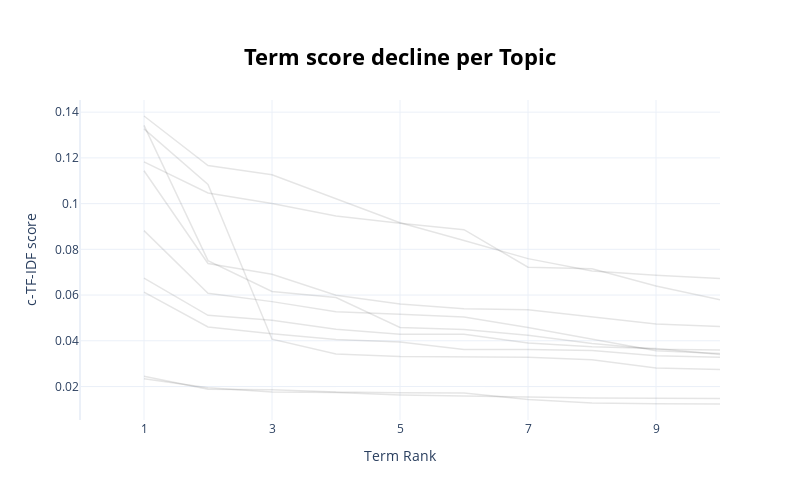

The code cell stored with this chart in its notebook:
### Markdown cell above
### Visualize Term Score Decline

### Code cell
topic_model.visualize_term_rank()

### Figure 1 — Plotly figure (JSON) as saved in the notebook; plotly's stock layout.template omitted (floating-point values rounded to 4 significant figures)
{"data": [{"hovertext": "<b>Topic -1</b>:sầu_riêng_ngân_hàng_vay_xe_lan_iph", "line": {"color": "black", "width": 1.5}, "mode": "lines+lines", "name": "", "opacity": 0.1, "type": "scatter", "x": [1, 2, 3, 4, 5, 6, 7, 8, 9, 10], "y": [0.02343, 0.01951, 0.01765, 0.01735, 0.01631, 0.01573, 0.01543, 0.01502, 0.01494, 0.01475]}, {"hovertext": "<b>Topic 0</b>:hai_đầu_tư_việt_nam_nam_việt_phát_t", "line": {"color": "black", "width": 1.5}, "mode": "lines+lines", "name": "", "opacity": 0.1, "type": "scatter", "x": [1, 2, 3, 4, 5, 6, 7, 8, 9, 10], "y": [0.02452, 0.01885, 0.0186, 0.01756, 0.01722, 0.01716, 0.01431, 0.01278, 0.01245, 0.01235]}, {"hovertext": "<b>Topic 1</b>:nga_ukraine_tên_lửa_lực_lượng_tấn_c", "line": {"color": "black", "width": 1.5}, "mode": "lines+lines", "name": "", "opacity": 0.1, "type": "scatter", "x": [1, 2, 3, 4, 5, 6, 7, 8, 9, 10], "y": [0.1327, 0.1084, 0.04069, 0.03421, 0.03318, 0.03288, 0.03275, 0.03171, 0.02806, 0.02741]}, {"hovertext": "<b>Topic 2</b>:bệnh_mắt_điều_trị_đau_bác_sĩ_viêm_b", "line": {"color": "black", "width": 1.5}, "mode": "lines+lines", "name": "", "opacity": 0.1, "type": "scatter", "x": [1, 2, 3, 4, 5, 6, 7, 8, 9, 10], "y": [0.08817, 0.06081, 0.05713, 0.0527, 0.05159, 0.05045, 0.04582, 0.04082, 0.0357, 0.03442]}, {"hovertext": "<b>Topic 3</b>:công_an_đối_tượng_điều_tra_nguyễn_t", "line": {"color": "black", "width": 1.5}, "mode": "lines+lines", "name": "", "opacity": 0.1, "type": "scatter", "x": [1, 2, 3, 4, 5, 6, 7, 8, 9, 10], "y": [0.06125, 0.04607, 0.04305, 0.04052, 0.03947, 0.03615, 0.03614, 0.03574, 0.03348, 0.03284]}, {"hovertext": "<b>Topic 4</b>:xe_vi_phạm_phương_tiện_vô_lăng_phiê", "line": {"color": "black", "width": 1.5}, "mode": "lines+lines", "name": "", "opacity": 0.1, "type": "scatter", "x": [1, 2, 3, 4, 5, 6, 7, 8, 9, 10], "y": [0.1342, 0.07505, 0.06153, 0.05893, 0.04581, 0.04497, 0.04241, 0.03879, 0.03629, 0.03601]}, {"hovertext": "<b>Topic 5</b>:gan_thịt_bữa_món_thực_phẩm_bánh_cơ_", "line": {"color": "black", "width": 1.5}, "mode": "lines+lines", "name": "", "opacity": 0.1, "type": "scatter", "x": [1, 2, 3, 4, 5, 6, 7, 8, 9, 10], "y": [0.06741, 0.05114, 0.04902, 0.04501, 0.04289, 0.04282, 0.03903, 0.03744, 0.03668, 0.03403]}, {"hovertext": "<b>Topic 6</b>:cổ_phiếu_đồng_mã_giao_dịch_phiên_tỷ", "line": {"color": "black", "width": 1.5}, "mode": "lines+lines", "name": "", "opacity": 0.1, "type": "scatter", "x": [1, 2, 3, 4, 5, 6, 7, 8, 9, 10], "y": [0.1383, 0.1166, 0.1126, 0.102, 0.09163, 0.08389, 0.07594, 0.07049, 0.06863, 0.06719]}, {"hovertext": "<b>Topic 7</b>:phòng_cháy_chung_cư_mini_trọ_chữa_c", "line": {"color": "black", "width": 1.5}, "mode": "lines+lines", "name": "", "opacity": 0.1, "type": "scatter", "x": [1, 2, 3, 4, 5, 6, 7, 8, 9, 10], "y": [0.1144, 0.07382, 0.06912, 0.05995, 0.05607, 0.05399, 0.05362, 0.05043, 0.04736, 0.04621]}, {"hovertext": "<b>Topic 8</b>:xe_máy_tai_nạn_chở_xe_đường_rác_va_", "line": {"color": "black", "width": 1.5}, "mode": "lines+lines", "name": "", "opacity": 0.1, "type": "scatter", "x": [1, 2, 3, 4, 5, 6, 7, 8, 9, 10], "y": [0.1183, 0.1046, 0.1001, 0.0946, 0.09144, 0.08858, 0.07217, 0.07147, 0.06396, 0.05799]}], "layout": {"height": 500, "hoverlabel": {"bgcolor": "white", "font": {"family": "Rockwell", "size": 16}}, "showlegend": false, "title": {"font": {"color": "Black", "size": 22}, "text": "<b>Term score decline per Topic</b>", "x": 0.5, "xanchor": "center", "y": 0.9, "yanchor": "top"}, "width": 800, "xaxis": {"dtick": 2, "range": [0, 10], "tick0": 1, "title": {"text": "Term Rank"}}, "yaxis": {"title": {"text": "c-TF-IDF score"}}}}
